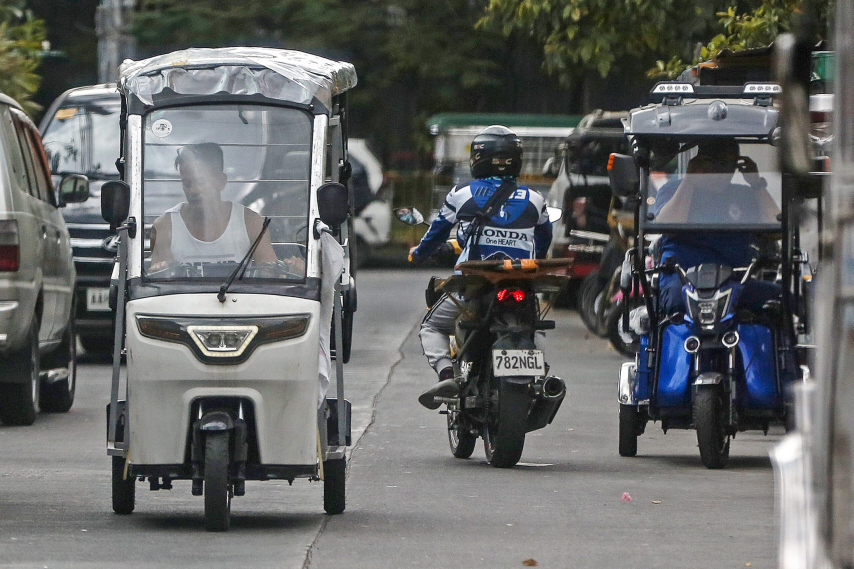
#> input picture Day 14/sampleImages/bike.jpg, 2560 x 1707 px, found by its file name (shown at 1/3 size); the run also reads 1 picture not shown here
$ python openCV.py
#> lines starting #> are read from the running program, lines starting #| are printed output that depends on the picture
import cv2
# import os
import numpy as np


# [24 lines of commented-out code are left out]
img = cv2.imread("Day 14/sampleImages/bike.jpg")
#> img is the input picture: shape (1707, 2560, 3); mean B, G, R 102.5, 103.3, 101.4
# [52 lines of commented-out code are left out]

image = cv2.imread("Day 14/sampleImages/black.jpg")
cv2.rectangle(image, (650, 250), (450, 500), (0, 255, 0), -1)

# Circle (center, radius)
cv2.circle(image, (1500, 450), 70, (255, 0, 0), -1)

# Line (start point, end point)
cv2.line(image, (50, 300), (400, 300), (0, 0, 255), 3)
# Polygon
points = np.array([
    [950, 400],
    [1050, 350],
    [1150, 420],
    [1100, 530],
    [980, 500]
], np.int32)
points = points.reshape((-1, 1, 2))
cv2.polylines(image, [points], True, (255, 255, 0), 3)
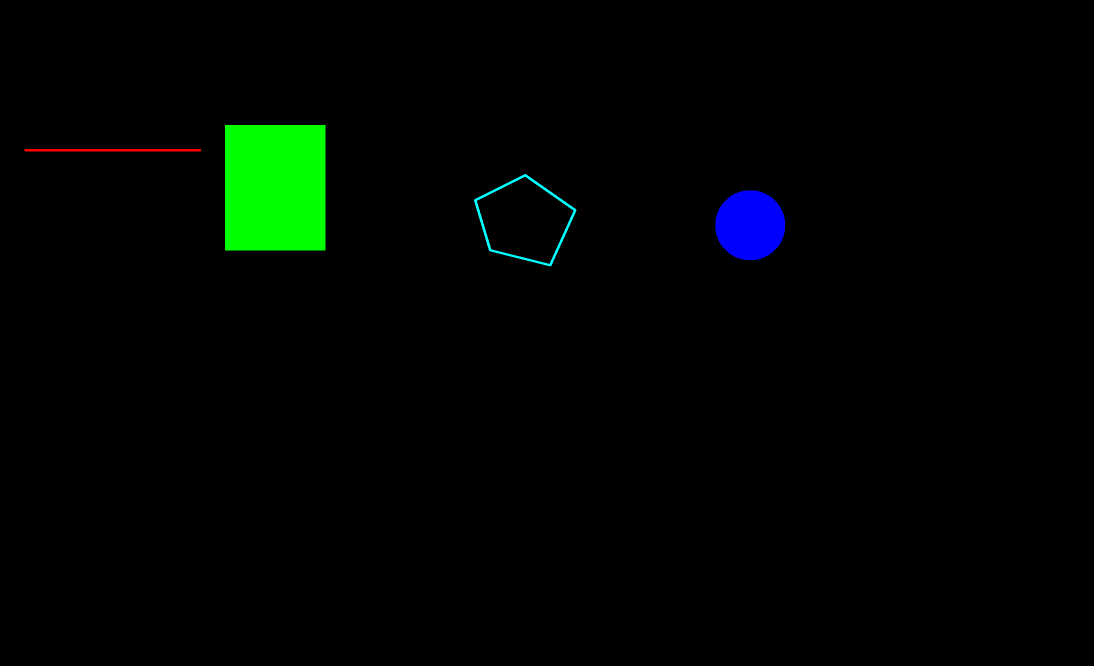
#> image: shape (1331, 2188, 3) (shown at 1/2 size); mean B, G, R 1.6, 4.7, 0.2


# Add custom text (your name and today's date) on the image.
text = cv2.putText(image, "My Name is Muhammad Ashhad today date is 30-July-2026",(300, 700), cv2.FONT_HERSHEY_COMPLEX, 2.0, (0, 255, 0), 4)

# Display
cv2.imshow("Shapes", image)
# Save
cv2.imwrite("Day 14/outputImages/shapes.jpg", img)
print("Image saved successfully in Day 14/outputImages/shapes.jpg")
cv2.waitKey(0)
cv2.destroyAllWindows()
